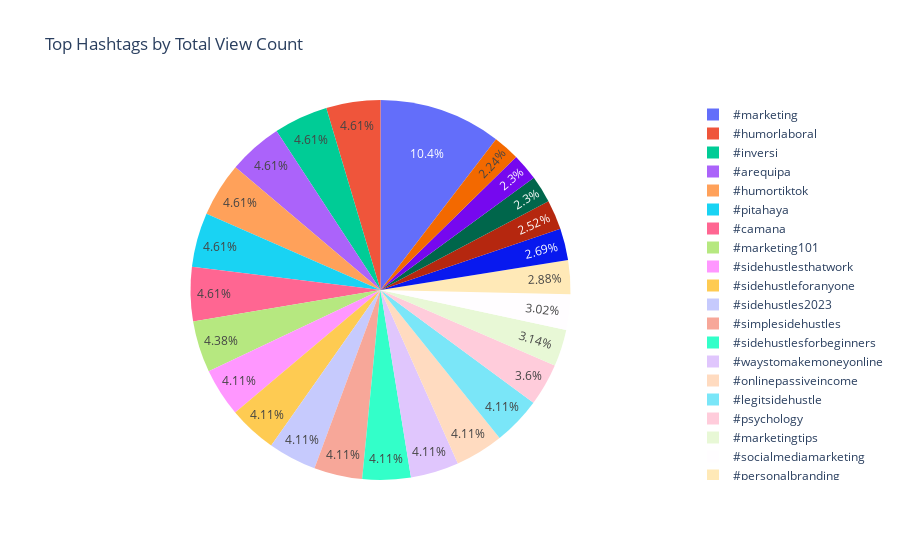
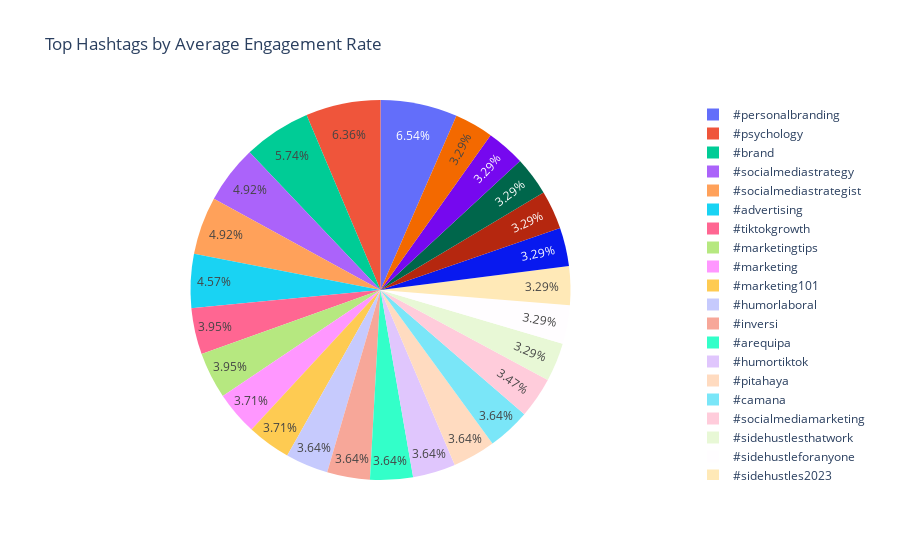

Source (notebook cell) for these figures, in order:
### Code cell
import plotly.express as px

## Pivot table
# Function to calculate the top hashtags by total view count, engagement rate, and other metrics
def calculate_top_hashtags(df, top_n=25):
    # Dictionary to store hashtag data
    hashtag_data = {}
    
    # Iterate through each row in the DataFrame
    for idx, row in df.iterrows():
        hashtags = row['hashtags']  # List of hashtags in the row
        view_count = row['view_count']
        comment_count = row['comment_count']
        like_count = row['like_count']
        save_count = row['save_count']
        share_count = row['share_count']
        engagement_rate = row['engagement_rate']
        
        # For each hashtag, update its total view count, engagement rate, and other metrics
        for hashtag in hashtags:
            if hashtag not in hashtag_data:
                hashtag_data[hashtag] = {
                    'total_view_count': 0,
                    'total_comment_count': 0,
                    'total_like_count': 0,
                    'total_save_count': 0,
                    'total_share_count': 0,
                    'engagement_rates': []
                }
            
            # Add view count and engagement rate to the hashtag
            hashtag_data[hashtag]['total_view_count'] += view_count
            hashtag_data[hashtag]['total_comment_count'] += comment_count
            hashtag_data[hashtag]['total_like_count'] += like_count
            hashtag_data[hashtag]['total_save_count'] += save_count
            hashtag_data[hashtag]['total_share_count'] += share_count
            hashtag_data[hashtag]['engagement_rates'].append(engagement_rate)
    
    # Create a list to store the aggregated data
    aggregated_data = []

    # Calculate the total view count, engagement rate, and other metrics for each hashtag
    for hashtag, data in hashtag_data.items():
        total_view_count = data['total_view_count']
        total_comment_count = data['total_comment_count']
        total_like_count = data['total_like_count']
        total_save_count = data['total_save_count']
        total_share_count = data['total_share_count']
        avg_engagement_rate = sum(data['engagement_rates']) / len(data['engagement_rates'])
        
        aggregated_data.append({
            'hashtag': hashtag,
            'total_view_count': total_view_count,
            'total_comment_count': total_comment_count,
            'total_like_count': total_like_count,
            'total_save_count': total_save_count,
            'total_share_count': total_share_count,
            'avg_engagement_rate': avg_engagement_rate
        })
    
    # Create a new DataFrame from the aggregated data
    hashtag_df = pd.DataFrame(aggregated_data)
    
    # Sort the DataFrame by total view count and select the top N hashtags
    top_hashtags_df = hashtag_df.sort_values(by='total_view_count', ascending=False).head(top_n)
    
    return top_hashtags_df

# Call the function and get the top 25 hashtags
top_hashtags_df = calculate_top_hashtags(df, top_n=25)

# Plot Pie Chart for Total View Count
fig_view_count = px.pie(top_hashtags_df, 
                        values='total_view_count', 
                        names='hashtag', 
                        title='Top Hashtags by Total View Count')

# Plot Pie Chart for Average Engagement Rate
fig_engagement_rate = px.pie(top_hashtags_df, 
                             values='avg_engagement_rate', 
                             names='hashtag', 
                             title='Top Hashtags by Average Engagement Rate')

# Show the two pie charts
fig_view_count.show()
fig_engagement_rate.show()

# Show the resulting DataFrame with the top 25 hashtags and their metrics
#print(top_hashtags_df.head())

### Figure 1 — Plotly figure (JSON) as saved in the notebook; plotly's stock layout.template omitted (floating-point values rounded to 4 significant figures)
{"data": [{"domain": {"x": [0, 1], "y": [0, 1]}, "hovertemplate": "hashtag=%{label}<br>total_view_count=%{value}<extra></extra>", "labels": ["#marketing", "#humorlaboral", "#inversi", "#arequipa", "#humortiktok", "#pitahaya", "#camana", "#marketing101", "#sidehustlesthatwork", "#sidehustleforanyone", "#sidehustles2023", "#simplesidehustles", "#sidehustlesforbeginners", "#waystomakemoneyonline", "#onlinepassiveincome", "#legitsidehustle", "#psychology", "#marketingtips", "#socialmediamarketing", "#personalbranding", "#brand", "#tiktokgrowth", "#socialmediastrategy", "#socialmediastrategist", "#advertising"], "legendgroup": "", "name": "", "showlegend": true, "type": "pie", "values": [10385826, 4600000, 4600000, 4600000, 4600000, 4600000, 4600000, 4377465, 4100000, 4100000, 4100000, 4100000, 4100000, 4100000, 4100000, 4100000, 3595400, 3133290, 3015612, 2876900, 2688300, 2517700, 2300000, 2300000, 2239700]}], "layout": {"legend": {"tracegroupgap": 0}, "title": {"text": "Top Hashtags by Total View Count"}}}

### Figure 2 — Plotly figure (JSON) as saved in the notebook; plotly's stock layout.template omitted (floating-point values rounded to 4 significant figures)
{"data": [{"domain": {"x": [0, 1], "y": [0, 1]}, "hovertemplate": "hashtag=%{label}<br>avg_engagement_rate=%{value}<extra></extra>", "labels": ["#marketing", "#humorlaboral", "#inversi", "#arequipa", "#humortiktok", "#pitahaya", "#camana", "#marketing101", "#sidehustlesthatwork", "#sidehustleforanyone", "#sidehustles2023", "#simplesidehustles", "#sidehustlesforbeginners", "#waystomakemoneyonline", "#onlinepassiveincome", "#legitsidehustle", "#psychology", "#marketingtips", "#socialmediamarketing", "#personalbranding", "#brand", "#tiktokgrowth", "#socialmediastrategy", "#socialmediastrategist", "#advertising"], "legendgroup": "", "name": "", "showlegend": true, "type": "pie", "values": [0.08572, 0.08404, 0.08404, 0.08404, 0.08404, 0.08404, 0.08404, 0.08558, 0.07597, 0.07597, 0.07597, 0.07597, 0.07597, 0.07597, 0.07597, 0.07597, 0.147, 0.09112, 0.0802, 0.1512, 0.1325, 0.09127, 0.1137, 0.1137, 0.1057]}], "layout": {"legend": {"tracegroupgap": 0}, "title": {"text": "Top Hashtags by Average Engagement Rate"}}}
